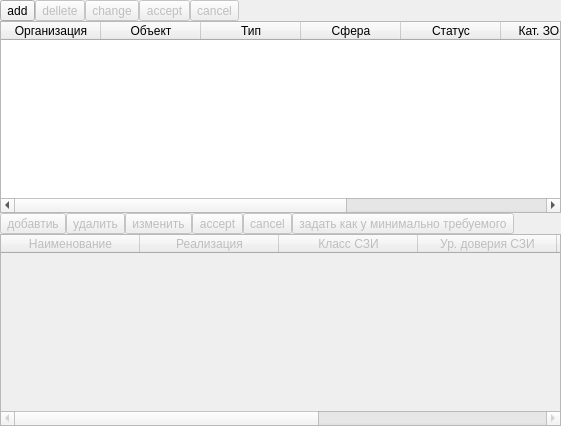
      <widget class="QWidget" name="tab_2">
       <property name="enabled">
        <bool>true</bool>
       </property>
       <attribute name="icon">
        <iconset resource="icons.qrc">
         <normaloff>:/icon/img/ring.png</normaloff>:/icon/img/ring.png</iconset>
       </attribute>
       <attribute name="title">
        <string>Объекты</string>
       </attribute>
       <layout class="QGridLayout" name="gridLayout_4">
        <property name="leftMargin">
         <number>0</number>
        </property>
        <property name="topMargin">
         <number>0</number>
        </property>
        <property name="rightMargin">
         <number>0</number>
        </property>
        <property name="bottomMargin">
         <number>0</number>
        </property>
        <property name="spacing">
         <number>0</number>
        </property>
        <item row="1" column="0">
         <widget class="QWidget" name="widget_arr" native="true">
          <property name="enabled">
           <bool>false</bool>
          </property>
          <property name="minimumSize">
           <size>
            <width>11</width>
            <height>11</height>
           </size>
          </property>
          <layout class="QGridLayout" name="gridLayout_6">
           <property name="leftMargin">
            <number>0</number>
           </property>
           <property name="topMargin">
            <number>0</number>
           </property>
           <property name="rightMargin">
            <number>0</number>
           </property>
           <property name="bottomMargin">
            <number>0</number>
           </property>
           <property name="spacing">
            <number>0</number>
           </property>
           <item row="0" column="0">
            <layout class="QHBoxLayout" name="horizontalLayout_10">
             <property name="spacing">
              <number>0</number>
             </property>
             <item>
              <widget class="QToolButton" name="toolButton_add_arr">
               <property name="text">
                <string>добавтиь</string>
               </property>
               <property name="icon">
                <iconset resource="icons.qrc">
                 <normaloff>:/icon/img/add.png</normaloff>:/icon/img/add.png</iconset>
               </property>
               <property name="iconSize">
                <size>
                 <width>24</width>
                 <height>24</height>
                </size>
               </property>
              </widget>
             </item>
             <item>
              <widget class="QToolButton" name="toolButton_del_arr">
               <property name="enabled">
                <bool>false</bool>
               </property>
               <property name="text">
                <string>удалить</string>
               </property>
               <property name="icon">
                <iconset resource="icons.qrc">
                 <normaloff>:/icon/img/del.png</normaloff>:/icon/img/del.png</iconset>
               </property>
               <property name="iconSize">
                <size>
                 <width>24</width>
                 <height>24</height>
                </size>
               </property>
              </widget>
             </item>
             <item>
              <widget class="QToolButton" name="toolButton_change_arr">
               <property name="enabled">
                <bool>false</bool>
               </property>
               <property name="text">
                <string>изменить</string>
               </property>
               <property name="icon">
                <iconset resource="icons.qrc">
                 <normaloff>:/icon/img/change.png</normaloff>:/icon/img/change.png</iconset>
               </property>
               <property name="iconSize">
                <size>
                 <width>24</width>
                 <height>24</height>
                </size>
               </property>
              </widget>
             </item>
             <item>
              <widget class="QToolButton" name="toolButton_accept_arr">
               <property name="enabled">
                <bool>false</bool>
               </property>
               <property name="text">
                <string>accept</string>
               </property>
               <property name="icon">
                <iconset resource="icons.qrc">
                 <normaloff>:/icon/img/accept.png</normaloff>:/icon/img/accept.png</iconset>
               </property>
               <property name="iconSize">
                <size>
                 <width>24</width>
                 <height>24</height>
                </size>
               </property>
              </widget>
             </item>
             <item>
              <widget class="QToolButton" name="toolButton_cancel_arr">
               <property name="enabled">
                <bool>false</bool>
               </property>
               <property name="text">
                <string>cancel</string>
               </property>
               <property name="icon">
                <iconset resource="icons.qrc">
                 <normaloff>:/icon/img/cancel.png</normaloff>:/icon/img/cancel.png</iconset>
               </property>
               <property name="iconSize">
                <size>
                 <width>24</width>
                 <height>24</height>
                </size>
               </property>
              </widget>
             </item>
             <item>
              <widget class="QToolButton" name="toolButton_ask_arr">
               <property name="text">
                <string>задать как у минимально требуемого</string>
               </property>
               <property name="icon">
                <iconset resource="icons.qrc">
                 <normaloff>:/icon/img/ask.png</normaloff>:/icon/img/ask.png</iconset>
               </property>
               <property name="iconSize">
                <size>
                 <width>24</width>
                 <height>24</height>
                </size>
               </property>
              </widget>
             </item>
             <item>
              <widget class="QLabel" name="label_statusAction_arr">
               <property name="text">
                <string/>
               </property>
              </widget>
             </item>
             <item>
              <spacer name="horizontalSpacer_3">
               <property name="orientation">
                <enum>Qt::Horizontal</enum>
               </property>
               <property name="sizeHint" stdset="0">
                <size>
                 <width>40</width>
                 <height>20</height>
                </size>
               </property>
              </spacer>
             </item>
            </layout>
           </item>
           <item row="1" column="0">
            <layout class="QHBoxLayout" name="horizontalLayout_11">
             <property name="spacing">
              <number>0</number>
             </property>
             <item>
              <widget class="QTableWidget" name="tableWidget_arr">
               <property name="font">
                <font>
                 <pointsize>9</pointsize>
                </font>
               </property>
               <property name="editTriggers">
                <set>QAbstractItemView::NoEditTriggers</set>
               </property>
               <attribute name="horizontalHeaderCascadingSectionResizes">
                <bool>false</bool>
               </attribute>
               <attribute name="horizontalHeaderDefaultSectionSize">
                <number>139</number>
               </attribute>
               <attribute name="horizontalHeaderStretchLastSection">
                <bool>true</bool>
               </attribute>
               <column>
                <property name="text">
                 <string>Наименование</string>
                </property>
               </column>
               <column>
                <property name="text">
                 <string>Реализация</string>
                </property>
               </column>
               <column>
                <property name="text">
                 <string>Класс СЗИ</string>
                </property>
               </column>
               <column>
                <property name="text">
                 <string>Ур. доверия СЗИ</string>
                </property>
               </column>
               <column>
                <property name="text">
                 <string>Класс СВТ</string>
                </property>
               </column>
               <column>
                <property name="text">
                 <string>Документы</string>
                </property>
               </column>
               <column>
                <property name="text">
                 <string>Коментарий</string>
                </property>
               </column>
              </widget>
             </item>
            </layout>
           </item>
          </layout>
         </widget>
        </item>
        <item row="0" column="0">
         <widget class="QWidget" name="widget_ob" native="true">
          <property name="enabled">
           <bool>true</bool>
          </property>
          <property name="minimumSize">
           <size>
            <width>0</width>
            <height>0</height>
           </size>
          </property>
          <layout class="QGridLayout" name="gridLayout_5">
           <property name="leftMargin">
            <number>0</number>
           </property>
           <property name="topMargin">
            <number>0</number>
           </property>
           <property name="rightMargin">
            <number>0</number>
           </property>
           <property name="bottomMargin">
            <number>0</number>
           </property>
           <property name="spacing">
            <number>0</number>
           </property>
           <item row="1" column="0">
            <layout class="QHBoxLayout" name="horizontalLayout_8">
             <property name="spacing">
              <number>0</number>
             </property>
             <item>
              <widget class="QToolButton" name="toolButton_add_ob">
               <property name="text">
                <string>add</string>
               </property>
               <property name="icon">
                <iconset resource="icons.qrc">
                 <normaloff>:/icon/img/add.png</normaloff>:/icon/img/add.png</iconset>
               </property>
               <property name="iconSize">
                <size>
                 <width>24</width>
                 <height>24</height>
                </size>
               </property>
              </widget>
             </item>
             <item>
              <widget class="QToolButton" name="toolButton_del_ob">
               <property name="enabled">
                <bool>false</bool>
               </property>
               <property name="text">
                <string>dellete</string>
               </property>
               <property name="icon">
                <iconset resource="icons.qrc">
                 <normaloff>:/icon/img/del.png</normaloff>:/icon/img/del.png</iconset>
               </property>
               <property name="iconSize">
                <size>
                 <width>24</width>
                 <height>24</height>
                </size>
               </property>
              </widget>
             </item>
             <item>
              <widget class="QToolButton" name="toolButton_change_ob">
               <property name="enabled">
                <bool>false</bool>
               </property>
               <property name="text">
                <string>change</string>
               </property>
               <property name="icon">
                <iconset resource="icons.qrc">
                 <normaloff>:/icon/img/change.png</normaloff>:/icon/img/change.png</iconset>
               </property>
               <property name="iconSize">
                <size>
                 <width>24</width>
                 <height>24</height>
                </size>
               </property>
              </widget>
             </item>
             <item>
              <widget class="QToolButton" name="toolButton_accept_ob">
               <property name="enabled">
                <bool>false</bool>
               </property>
               <property name="text">
                <string>accept</string>
               </property>
               <property name="icon">
                <iconset resource="icons.qrc">
                 <normaloff>:/icon/img/accept.png</normaloff>:/icon/img/accept.png</iconset>
               </property>
               <property name="iconSize">
                <size>
                 <width>24</width>
                 <height>24</height>
                </size>
               </property>
              </widget>
             </item>
             <item>
              <widget class="QToolButton" name="toolButton_cancel_ob">
               <property name="enabled">
                <bool>false</bool>
               </property>
               <property name="text">
                <string>cancel</string>
               </property>
               <property name="icon">
                <iconset resource="icons.qrc">
                 <normaloff>:/icon/img/cancel.png</normaloff>:/icon/img/cancel.png</iconset>
               </property>
               <property name="iconSize">
                <size>
                 <width>24</width>
                 <height>24</height>
                </size>
               </property>
              </widget>
             </item>
             <item>
              <widget class="QLabel" name="label_statusAction_ob">
               <property name="text">
                <string/>
               </property>
               <property name="margin">
                <number>3</number>
               </property>
              </widget>
             </item>
             <item>
              <spacer name="horizontalSpacer_4">
               <property name="orientation">
                <enum>Qt::Horizontal</enum>
               </property>
               <property name="sizeHint" stdset="0">
                <size>
                 <width>40</width>
                 <height>20</height>
                </size>
               </property>
              </spacer>
             </item>
            </layout>
           </item>
           <item row="2" column="0">
            <layout class="QHBoxLayout" name="horizontalLayout_9">
             <property name="spacing">
              <number>0</number>
             </property>
             <item>
              <widget class="QTableWidget" name="tableWidget_ob">
               <property name="editTriggers">
                <set>QAbstractItemView::NoEditTriggers</set>
               </property>
               <property name="sortingEnabled">
                <bool>true</bool>
               </property>
               <attribute name="horizontalHeaderCascadingSectionResizes">
                <bool>false</bool>
               </attribute>
               <attribute name="horizontalHeaderStretchLastSection">
                <bool>true</bool>
               </attribute>
               <attribute name="verticalHeaderVisible">
                <bool>false</bool>
               </attribute>
               <column>
                <property name="text">
                 <string>Организация</string>
                </property>
               </column>
               <column>
                <property name="text">
                 <string>Объект</string>
                </property>
               </column>
               <column>
                <property name="text">
                 <string>Тип</string>
                </property>
               </column>
               <column>
                <property name="text">
                 <string>Сфера</string>
                </property>
               </column>
               <column>
                <property name="text">
                 <string>Статус</string>
                </property>
               </column>
               <column>
                <property name="text">
                 <string>Кат. ЗОКИИ</string>
                </property>
               </column>
               <column>
                <property name="text">
                 <string>Кат. ИСПДн</string>
                </property>
               </column>
               <column>
                <property name="text">
                 <string>Кат. ГИС</string>
                </property>
               </column>
              </widget>
             </item>
            </layout>
           </item>
          </layout>
         </widget>
        </item>
       </layout>
      </widget>
